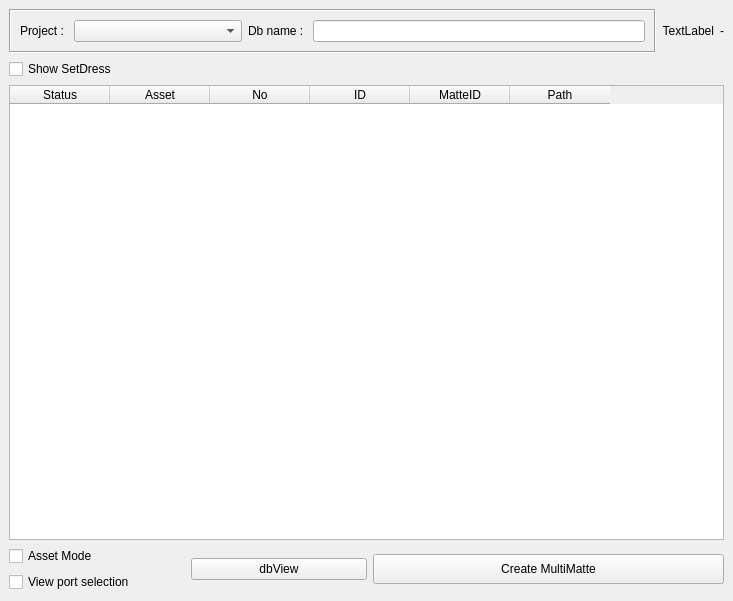
<?xml version="1.0" encoding="UTF-8"?>
<ui version="4.0">
 <class>matteImportWin</class>
 <widget class="QMainWindow" name="matteImportWin">
  <property name="geometry">
   <rect>
    <x>0</x>
    <y>0</y>
    <width>733</width>
    <height>601</height>
   </rect>
  </property>
  <property name="windowTitle">
   <string>PT MatteID Import</string>
  </property>
  <widget class="QWidget" name="centralwidget">
   <layout class="QVBoxLayout" name="verticalLayout_3">
    <item>
     <layout class="QHBoxLayout" name="horizontalLayout_4" stretch="2,0,0">
      <item>
       <widget class="QFrame" name="frame_2">
        <property name="frameShape">
         <enum>QFrame::Box</enum>
        </property>
        <property name="frameShadow">
         <enum>QFrame::Sunken</enum>
        </property>
        <layout class="QHBoxLayout" name="horizontalLayout_2" stretch="4,0,6">
         <item>
          <layout class="QHBoxLayout" name="horizontalLayout_3" stretch="0,2">
           <item>
            <widget class="QLabel" name="label_23">
             <property name="text">
              <string>Project : </string>
             </property>
            </widget>
           </item>
           <item>
            <widget class="QComboBox" name="project_comboBox"/>
           </item>
          </layout>
         </item>
         <item>
          <widget class="QLabel" name="label_48">
           <property name="text">
            <string>Db name : </string>
           </property>
          </widget>
         </item>
         <item>
          <widget class="QLineEdit" name="db_lineEdit">
           <property name="text">
            <string/>
           </property>
          </widget>
         </item>
        </layout>
       </widget>
      </item>
      <item>
       <widget class="QLabel" name="logo2_label">
        <property name="text">
         <string>TextLabel</string>
        </property>
        <property name="alignment">
         <set>Qt::AlignRight|Qt::AlignTrailing|Qt::AlignVCenter</set>
        </property>
       </widget>
      </item>
      <item>
       <widget class="QLabel" name="logo_label">
        <property name="text">
         <string>-</string>
        </property>
        <property name="alignment">
         <set>Qt::AlignRight|Qt::AlignTrailing|Qt::AlignVCenter</set>
        </property>
       </widget>
      </item>
     </layout>
    </item>
    <item>
     <layout class="QHBoxLayout" name="horizontalLayout_5" stretch="2">
      <item>
       <layout class="QVBoxLayout" name="verticalLayout_2">
        <item>
         <widget class="QCheckBox" name="showSetDress_checkBox">
          <property name="text">
           <string>Show SetDress</string>
          </property>
         </widget>
        </item>
        <item>
         <widget class="QTableWidget" name="tableWidget">
          <column>
           <property name="text">
            <string>Status</string>
           </property>
          </column>
          <column>
           <property name="text">
            <string>Asset</string>
           </property>
          </column>
          <column>
           <property name="text">
            <string>No</string>
           </property>
          </column>
          <column>
           <property name="text">
            <string>ID</string>
           </property>
          </column>
          <column>
           <property name="text">
            <string>MatteID</string>
           </property>
          </column>
          <column>
           <property name="text">
            <string>Path</string>
           </property>
          </column>
         </widget>
        </item>
        <item>
         <layout class="QHBoxLayout" name="horizontalLayout_7" stretch="1,1,2">
          <item>
           <layout class="QGridLayout" name="gridLayout">
            <item row="0" column="0">
             <widget class="QCheckBox" name="asset_checkBox">
              <property name="text">
               <string>Asset Mode</string>
              </property>
             </widget>
            </item>
            <item row="1" column="0">
             <widget class="QCheckBox" name="viewport_checkBox">
              <property name="text">
               <string>View port selection</string>
              </property>
             </widget>
            </item>
           </layout>
          </item>
          <item>
           <widget class="QPushButton" name="dbView_pushButton">
            <property name="text">
             <string>dbView</string>
            </property>
           </widget>
          </item>
          <item>
           <layout class="QVBoxLayout" name="verticalLayout_7">
            <item>
             <widget class="QPushButton" name="create_pushButton">
              <property name="minimumSize">
               <size>
                <width>0</width>
                <height>30</height>
               </size>
              </property>
              <property name="text">
               <string>Create MultiMatte</string>
              </property>
             </widget>
            </item>
           </layout>
          </item>
         </layout>
        </item>
       </layout>
      </item>
     </layout>
    </item>
   </layout>
  </widget>
  <widget class="QMenuBar" name="menubar">
   <property name="geometry">
    <rect>
     <x>0</x>
     <y>0</y>
     <width>733</width>
     <height>21</height>
    </rect>
   </property>
  </widget>
 </widget>
 <resources/>
 <connections/>
</ui>
